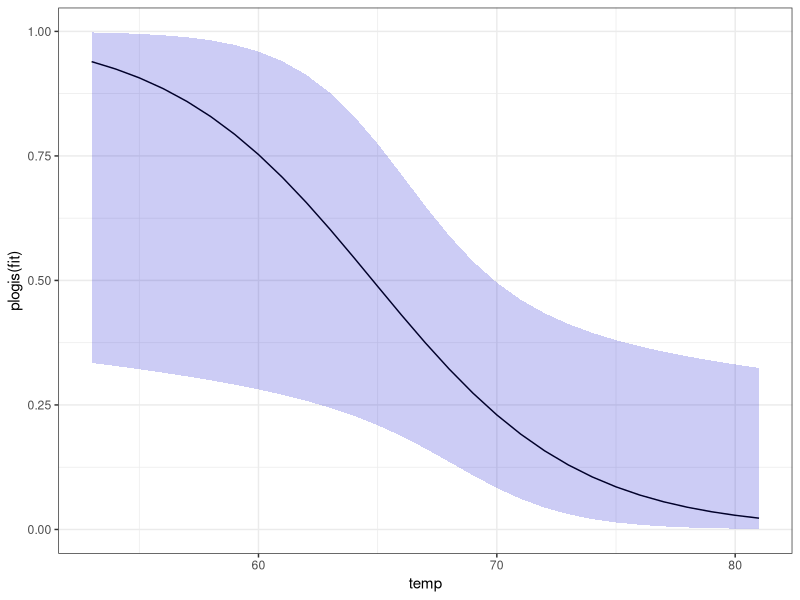

The R source for this figure:
shuttles<-read.table("space_shuttles.txt")

shuttles$failure <- ifelse(shuttles$failure == 0, 0, 1)
m1 <- glm(failure ~ temp, data = shuttles, family = binomial)

library(ggplot2)
g1 <- ggplot(data = shuttles, aes(x = temp, y = failure)) + 
  geom_point() + 
  geom_smooth(method = "glm", method.args = list(family = binomial),
              fill = "grey", color = "black", linetype = 2)

summary(m1)

temp <- seq(from = min(shuttles$temp), to = max(shuttles$temp),
             by = 1)

pred_probs <- plogis(coef(m1)[1] + coef(m1)[2] * temp)

df_to_graph <- as.data.frame(cbind(temp = temp, 
                                   prob = pred_probs))

temp_df <- as.data.frame(temp)

library(magrittr)
library(dplyr)

predictions <- as.data.frame(predict.glm(m1, newdata = temp_df,
                                     se.fit = TRUE)) %>% 
  mutate(
    upper_bound = plogis(fit + 2*se.fit),
    lower_bound = plogis(fit - 2 * se.fit)
  ) %>% 
  cbind(temp_df)

ggplot(predictions, aes(x = temp, y = plogis(fit))) +
  geom_line() +
  geom_ribbon(aes(x = temp, 
                  ymin = lower_bound, 
                  ymax = upper_bound),
              fill = "blue3",
              alpha = 0.2) +
  theme_bw()
